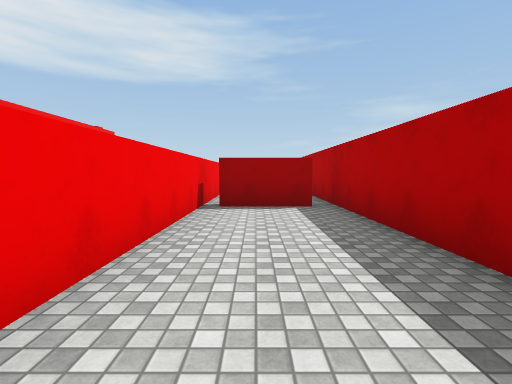
view 1 (above)

24 first-person views from a walk through a 3-D level made in the Unity game engine. The camera is 1.4 m above the floor, tilts 4° down and sees 85° across. The floor is counted in squares, 2 m on a side. Each view is taken from the middle of a square. On the plan, view 1 faces up. The plan holds only what a view shows up to about 9 squares ahead; the rest is blank. The place goes on beyond the plan. The player character is not drawn. Surface patterns are stand-ins for the level's own textures.

view 2
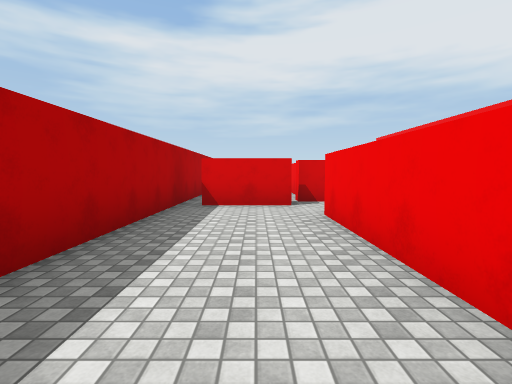

view 3
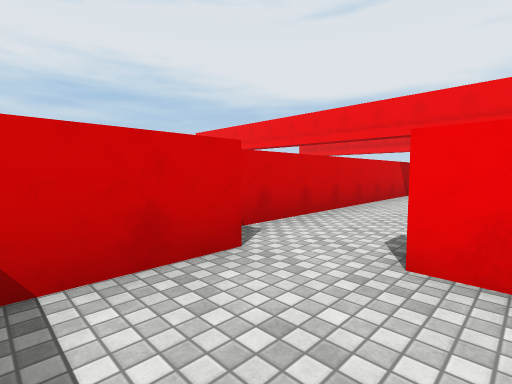

view 4
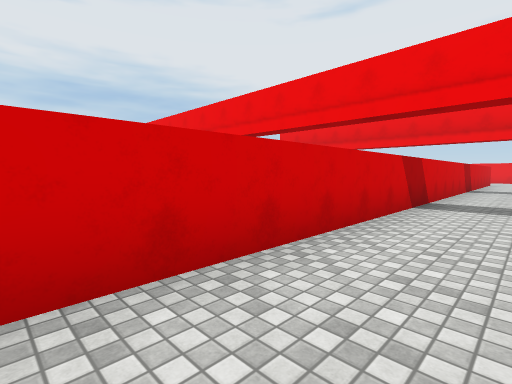

view 5
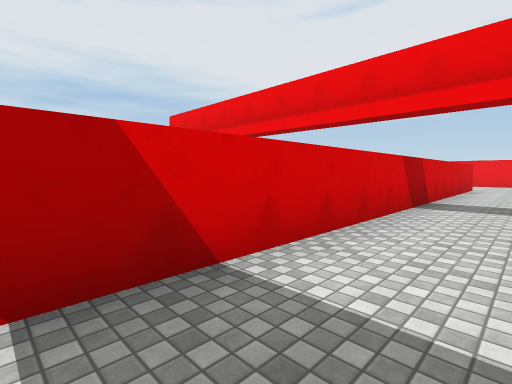

view 6
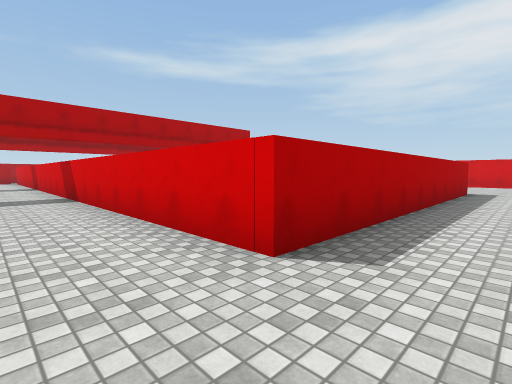

view 7
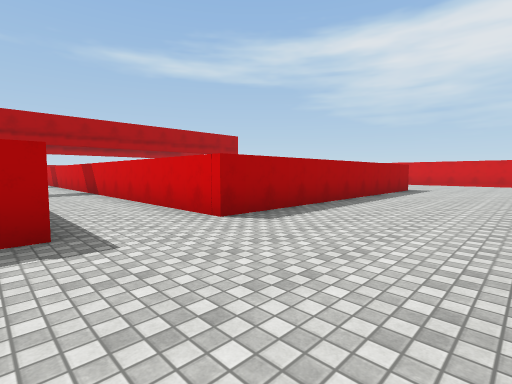

view 8
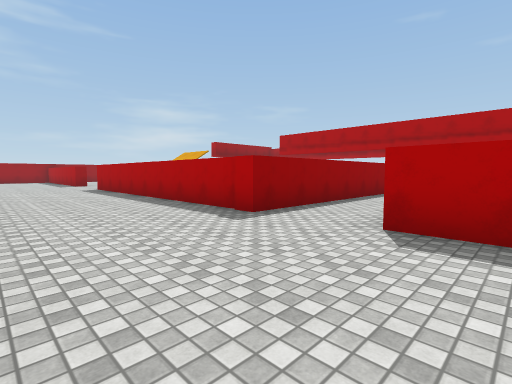

view 9
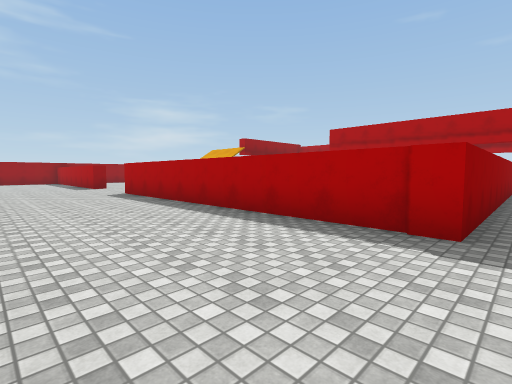

view 10
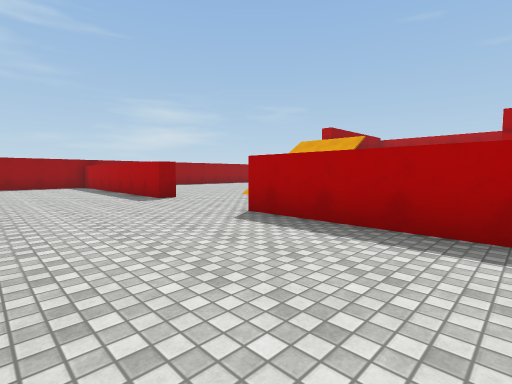

view 11
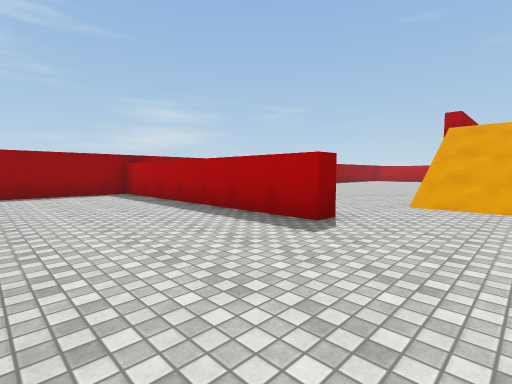

view 12
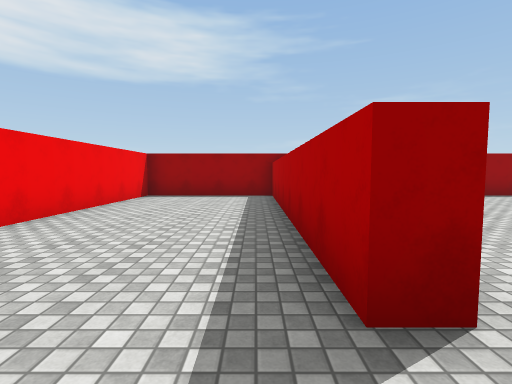

view 13
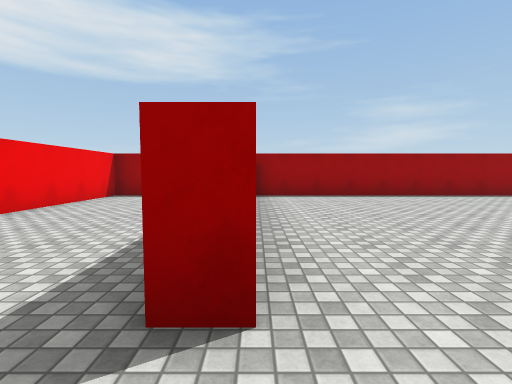

view 14
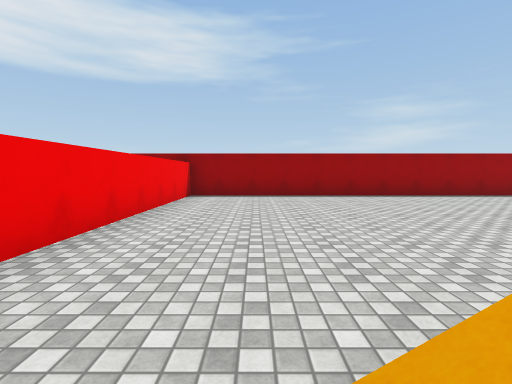

view 15
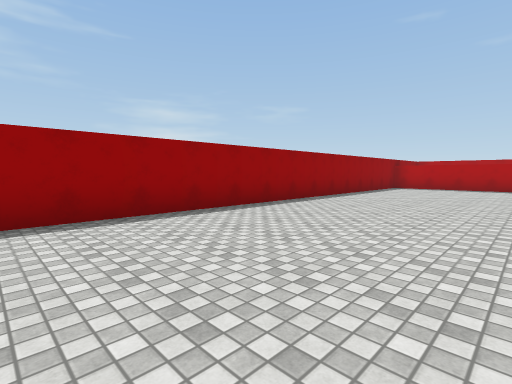

view 16
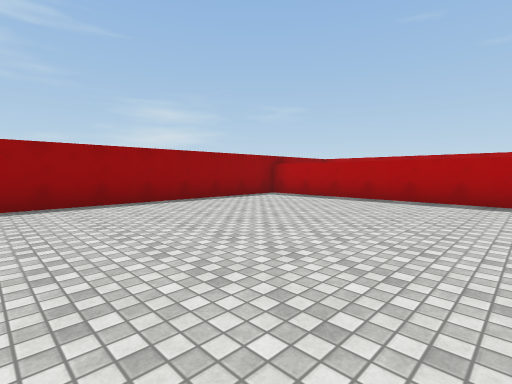

view 17
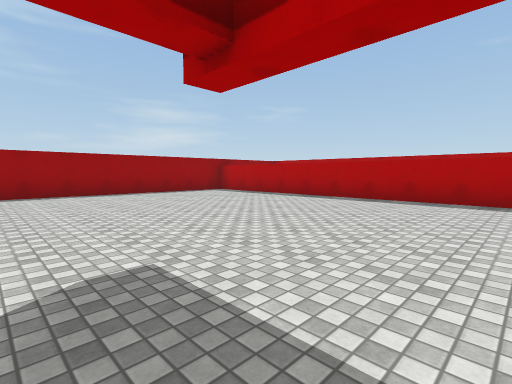

view 18
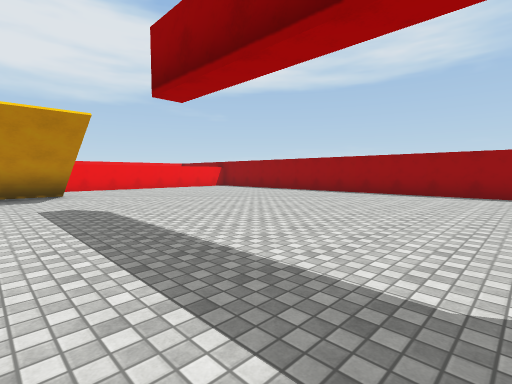

view 19
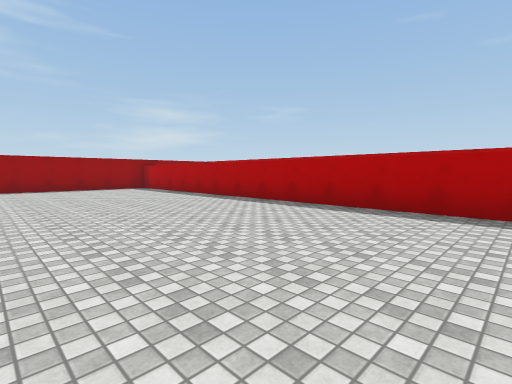

view 20
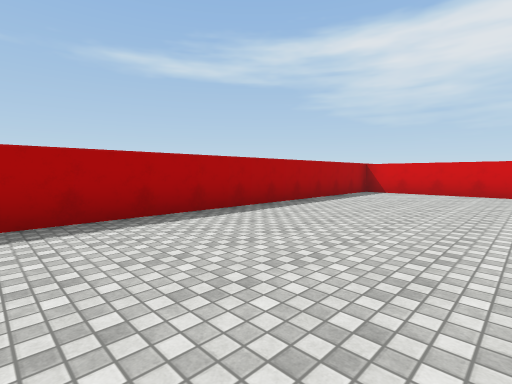

view 21
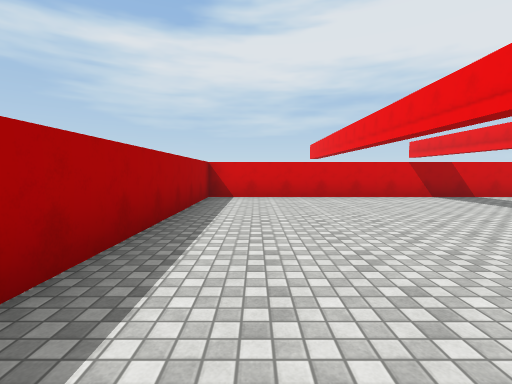

view 22
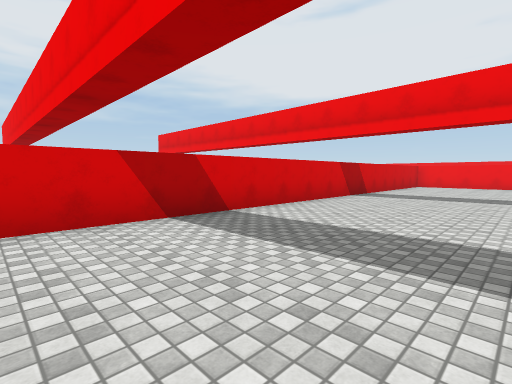

view 23
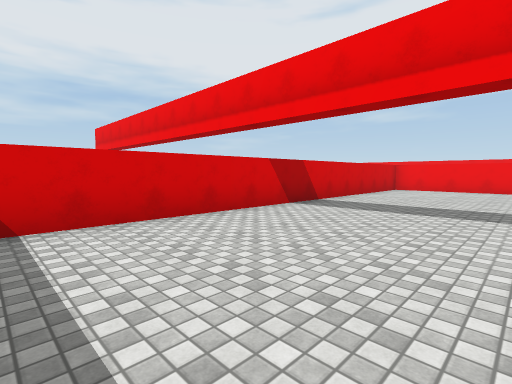

view 24
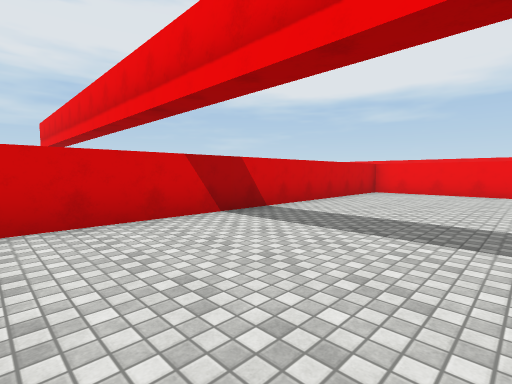

### Floor plan
Points are (right, up) in squares from view 1. A wall is a line through its corners. A room is listed if a view was taken in it or the views show most of it. See-through windows are left out.
Room 1 (views 1, 2, 3)
walls: (1.2, 5.7) (-0.8, 5.7); (-1.1, 6.6) (-1.1, 0.4); (-0.9, -0.9) (1.2, -0.9); (1.7, -2) (1.7, 5.9)
ways out: opening at (-1, 0) to room 2; opening at (-1, 6)
Room 2 (views 4, 5, 6, 7, 8, 9, 10, 11, 12, 13, 14, 15, 16, 17, 18, 19, 20, 21, 22, 23, 24)
walls: (-13.9, 0.5) (-21.5, 0.5) (-21.5, 9.8); (-21, 4.6) (-21, 2.2); (-19.8, 1) (-1.6, 1) (-1.6, 19.5); (-20.9, 13.2) (-21.5, 13.2) (-21.5, 20.5) (-25.3, 20.5) (-25.3, 15.5); (-21.5, -10.9) (-21.5, -1.7) (-1.1, -1.7); (-2.8, 20.5) (-21, 20.5) (-21, 14.1)
ways out: opening at (-1, 0) to room 1

Positions as (right, up) in squares from view 1, and headings:
1: (0, 0), facing up
2: (0, 5), facing down
3: (1, 1), facing down-left
4: (-2, 0), facing down-left
5: (-8, 0), facing down-left
6: (-23, 0), facing down-right
7: (-25, 1), facing down-right
8: (-25, -3), facing up-right
9: (-25, 0), facing up-right
10: (-25, 6), facing up-right
11: (-25, 11), facing up-right
12: (-22, 12), facing up
13: (-21, 12), facing up
14: (-19, 12), facing up
15: (-15, 16), facing up-right
16: (-9, 14), facing up-right
17: (-9, 11), facing up-right
18: (-9, 11), facing up-left
19: (-7, 8), facing up-right
20: (-6, 11), facing down-right
21: (-3, 9), facing down
22: (-6, 5), facing down-left
23: (-9, 5), facing down-left
24: (-11, 5), facing down-left
